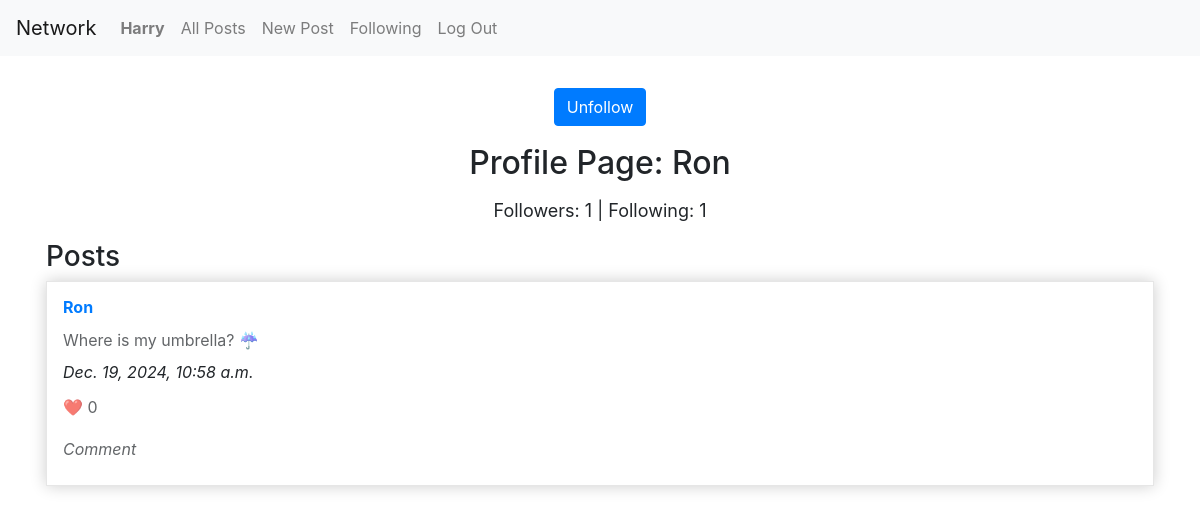
Before: /profile/Ron (signed in) with the older database file.
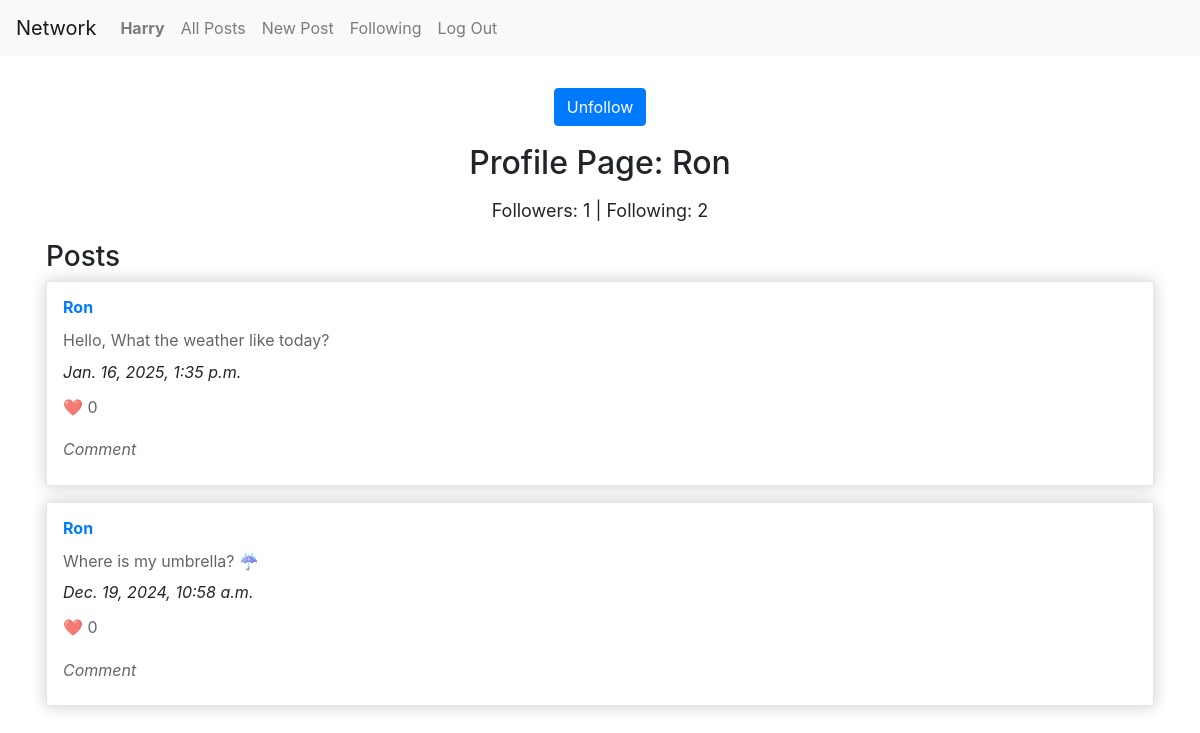
After: the same page with the newer database file.
### network/models.py (models this page shows)
class Post(models.Model):
    user = models.ForeignKey("User", on_delete=models.CASCADE, related_name="posts")
    content = models.TextField()
    date = models.DateTimeField(auto_now_add=True)
    likes = models.ManyToManyField("User", related_name="liked_posts", blank=True)

class User(AbstractUser):
    pass

### network/views.py (the view)
# urls.py: path("profile/<str:username>", views.profile, name="profile"),
def profile(request, username):
    user_profile = User.objects.get(username=username)
    posts = Post.objects.all().filter(user=user_profile).order_by("-date")
    followers = Follow.objects.filter(user=user_profile.id).count()
    posts = Paginator(posts, 10)
    page_number = request.GET.get('page')
    posts = posts.get_page(page_number)
    current_user = request.user
    current_user_id = request.user.id
    following = Follow.objects.filter(following=user_profile.id).count()
    if request.user.is_authenticated:
        is_following = Follow.objects.filter(user=user_profile, following=current_user).exists()
    return render(request, "network/profile.html", {
        "user_profile": user_profile,
        "posts": posts,
        "is_following": is_following,
        "current_user": current_user,
        "following": following,
        "followers": followers
    })

### network/templates/network/profile.html
{% extends "network/layout.html" %}
{% load static %}
{% block body %}
  <div class="container">
    {% if user.is_authenticated and user != user_profile %}
      <div class="button-left">
        {% if is_following %}
          <a class="btn btn-primary" id="unfollow-btn" href="{% url 'follow' user_profile %}">Unfollow</a>
        {% else %}
          <a class="btn btn-primary" id="follow-btn" href="{% url 'follow' user_profile %}">Follow</a>
        {% endif %}
      </div>
    {% endif %}
    <h2>Profile Page: {{ user_profile }}</h2>
    <p class="follower-content">Followers: {{ followers }} | Following: {{ following }}</p>
    <h3>Posts</h3>
    {% for post in posts %}
      <div class="card-post">
        <h3><a href="{% url 'profile' post.user %}">{{post.user}}</a></h3>
        <p>
          {{ post.content }}
        </p>
        <i>{{post.date}}</i>
        <p>❤️ 0</p>
        <p><i>Comment</i></p>
      </div>
    {% endfor %}
  </div>
{% endblock %}

Changed rows visible on the page:
added Post: user "Ron", content "Hello, What the weather like today?", date "Jan. 16, 2025, 1:35 p.m."
Other visible differences:
{{ following }}: "1" → "2"
